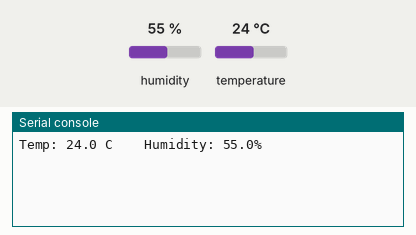
Recording of a program running on a simulated Raspberry Pi Pico running CircuitPython. Shown: the last lines printed to the serial console. Inputs (shaded band) come from the test bench; at power-on: humidity 55 %, temperature 24 °C.

Above: at 1.2 s.
1.3 s: humidity set to 22 %
At 3.6 s:
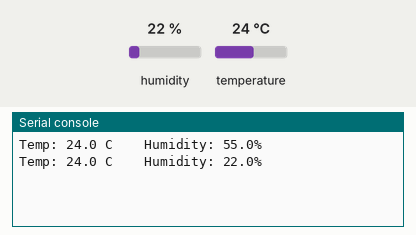
4.3 s: temperature set to 12 °C
At 6.0 s:
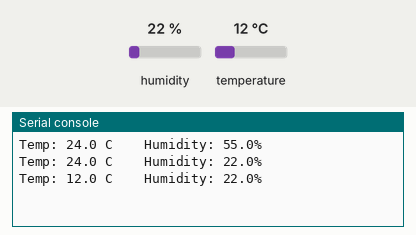
7.3 s: humidity set to 40 %
At 9.6 s:
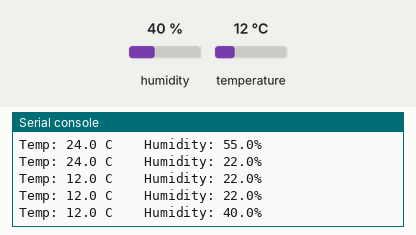
Timing chart, 0 to 11.1 s (numbered marks = the images above; inputs shaded):
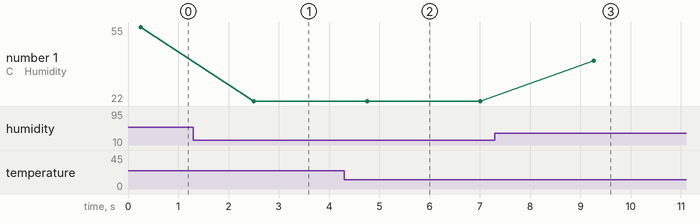

Measured:
- after the input at 1.3 s, the serial console: prints a new line after 1.2 s (image 1)
- after the input at 4.3 s, the serial console: prints a new line after 0.46 s (image 2)
- after the input at 7.3 s, the serial console: prints a new line after 2.0 s (image 3)
- plotted number 1: 55 → 22 after the input at 1.3 s, 22 → 40 after the input at 7.3 s

The program:

07_dht22.py
```python
import time
import board
import adafruit_dht

dhtDevice = adafruit_dht.DHT22(board.GP22)

while True:
    try:
        # Print the values to the serial port
        temperature_c = dhtDevice.temperature
        humidity = dhtDevice.humidity
        print(f"Temp: {temperature_c} C    Humidity: {humidity}% ")

    except RuntimeError as error:
        # Errors happen fairly often, DHT's are hard to read, just keep going
        print(error.args[0])
        time.sleep(2.0)
        continue
    except Exception as error:
        dhtDevice.exit()
        raise error

    time.sleep(2.0)
```
